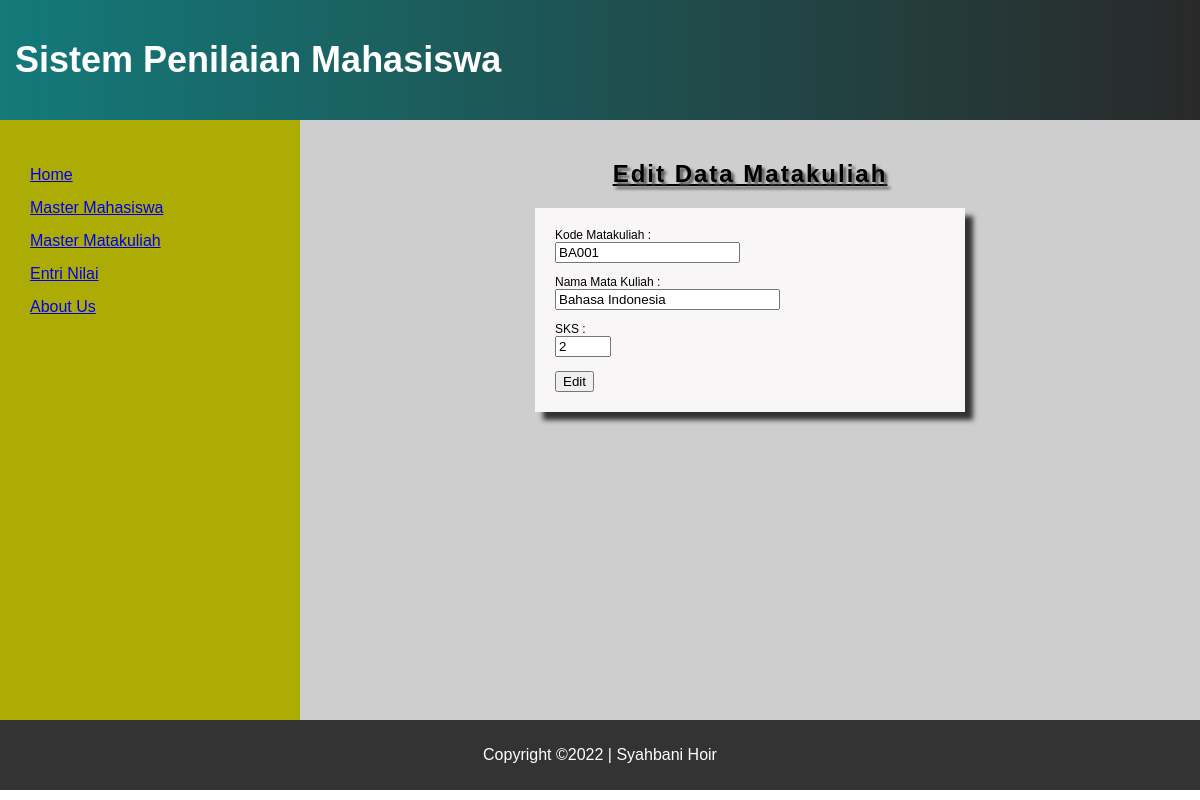
Page /index.php?page=edit_matkul&mtk=BA001 on the committed database.
### tables this page shows
CREATE TABLE `tblmatkul` (
  `kd_mtk` varchar(10) NOT NULL,
  `nm_mtk` varchar(40) NOT NULL,
  `sks` int(2) NOT NULL
);

### edit_matkul.php (the view, shortened to what this page needs)
<article>
    <h2 align="center">Edit Data Matakuliah</h2>
    <?php
    include_once "koneksi.php";
    $edit_mtk = $_GET['mtk'];
    $query = "SELECT kd_mtk, nm_mtk, sks FROM tblmatkul
            WHERE kd_mtk='$edit_mtk'";
    $sql = mysqli_query($conn, $query);
    if ($sql) {
        $row = mysqli_fetch_array($sql);
    ?>
    <div class="container">
        <form action="" method="post">
            <p style="margin-top: 0;">Kode Matakuliah : </p> <input type="text" name="edit_mtk"
                placeholder="Kode Matakuliah" value="<?= $row['kd_mtk'] ?>" readonly /> <br />
            <p>Nama Mata Kuliah : </p> <input size="25px" type="text" name="nm_mtk" placeholder="Nama Matakuliah"
                value="<?= $row['nm_mtk'] ?>" required /> <br />
            <p>SKS : </p> <input type="number" name="sks" placeholder="SKS" value="<?= $row['sks'] ?>" required min="1"
                max="20" /> <br /><br />
            <input type="submit" name="edit" value="Edit" />
        </form>
    </div>
    <?php  } ?>
</article>

### asset/css/style.css (style rules this page uses)
* { box-sizing: border-box; }
body { font-family: Arial, Helvetica, sans-serif; display: flex; min-height: 100vh; flex-direction: column; margin: 0; }
nav, article { display: flex; flex-direction: column; min-height: 600px; padding: 20px; }
article { flex-grow: 5; min-width: 75%; background-color: #cecece; background-size: cover; }
table, .container { background-color: #f8f6f6; font-size: 12px; width: 95%; margin: 0 auto; }
p { margin-bottom: 0; }
article .profil, .container { box-shadow: 8px 8px 5px #333333; }
article .container { width: 50%; padding: 20px; }
h2 { text-decoration: underline; text-shadow: 3px 3px 3px #525151; letter-spacing: 2px; }

### rows in the picture
tblmatkul: edit_mtk "BA001", nm_mtk "Bahasa Indonesia", sks "2"
